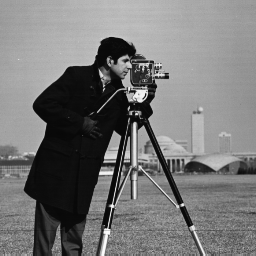
%> input picture HW5/Fig0222(b)(cameraman).tif, 256 x 256 px
$ octave --eval "main;"   (GNU Octave 9; MATLAB toolbox functions it lacks are replaced by stand-ins)
%> lines starting %> are read from the running program, lines starting %| are printed output that depends on the picture
function main
    image = imread("Fig0222(b)(cameraman).tif");
%> image is the input picture: size 256x256 uint8; min 7, max 253, mean 118.7

    noise = create_noise(size(image, 2), size(image, 1), 70 * pi);
%> after the loop in create_noise, `for i=1:size(output,1)`:
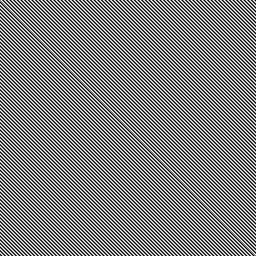
%> output: size 256x256 double; min -0.5, max 0.5, mean -3.15e-16; drawn with min black and max white
    noisy_image = noise * 40 + double(image);
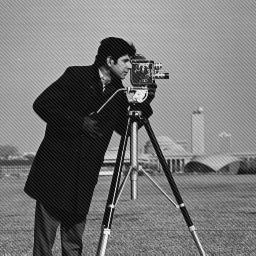
%> noisy_image: size 256x256 double; min -12, max 270, mean 118.7; drawn with min black and max white

    % fourie transform
    m = size(image, 1) * 2;
%> m = 512
    p = size(image, 2) * 2;
%> p = 512
    image_p = zeros(m,p,'double');
    image_p(1:size(image, 1), 1:size(image, 2)) = image;
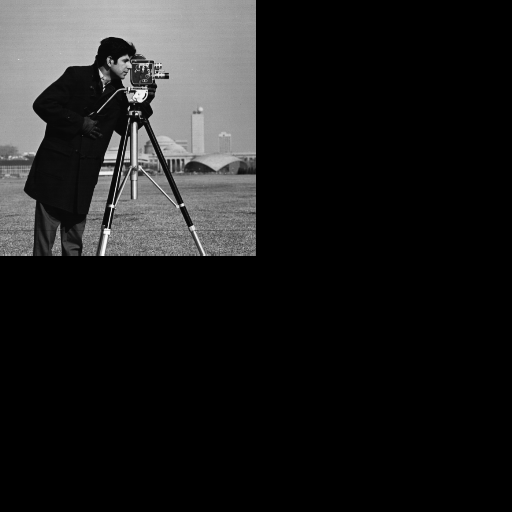
%> image_p: size 512x512 double; min 0, max 253, mean 29.7
    noisy_image_p = zeros(m, p, 'double');
    noisy_image_p(1:size(image, 1), 1:size(image, 2)) = noisy_image;
    image_fft = fftshift(fft2(image_p));
    noisy_image_fft = fftshift(fft2(noisy_image_p));

    % plot images
    figure
    subplot(221);
    imshow(image);
    title("Main image");
    subplot(222);
    imshow(noisy_image, []);
    title("Noisy image");
    subplot(223);
    imshow(log(1 + abs(image_fft)), []);
    title("Main image spectrum");
    subplot(224);
    imshow(log(1 + abs(noisy_image_fft)), []);
    title("Noisy image spectrum");

    % create notch filter
    notch = single_notch_filter(p, m, 142, -138, 30);
%> after the loop in single_notch_filter, `for i=1:height`:
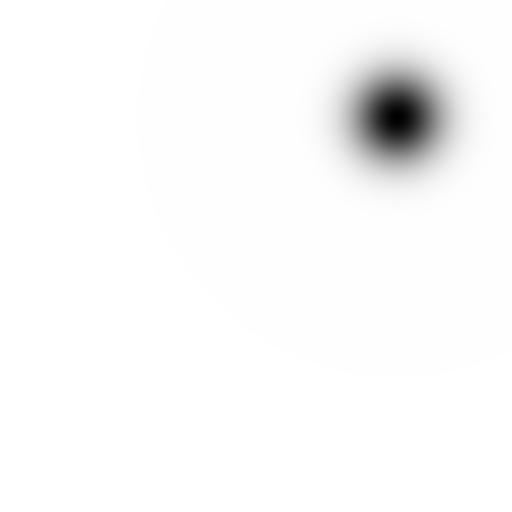
%> H_k: size 512x512 double; min 0, max 1, mean 0.978
%> after the loop in single_notch_filter, `for i=1:height`:
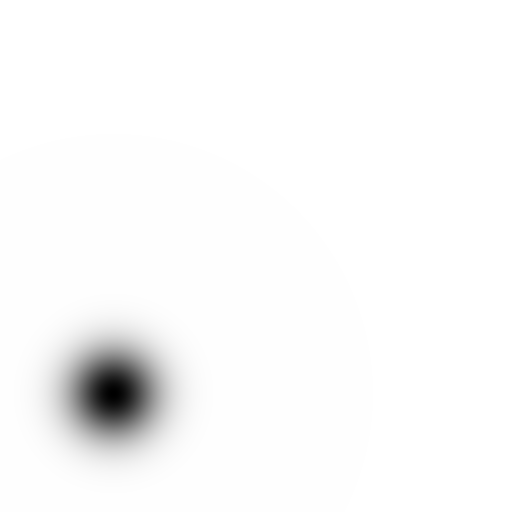
%> H_k_p: size 512x512 double; min 0, max 1, mean 0.978; mean of the top-left, top-right, bottom-left and bottom-right quarters 1, 1, 0.914, 1
    image_filtered = notch .* noisy_image_fft;
    noise_removed_img = real(ifft2(fftshift(image_filtered)));
    noise_removed_img = noise_removed_img(1:size(image, 1), 1:size(image, 2));
%> noise_removed_img: size 256x256 double

    % plot
    figure;
    subplot(221);
    imshow(notch, []);
    title("Notch filter");
    subplot(222);
    imshow(log(1 + abs(image_filtered)), []);
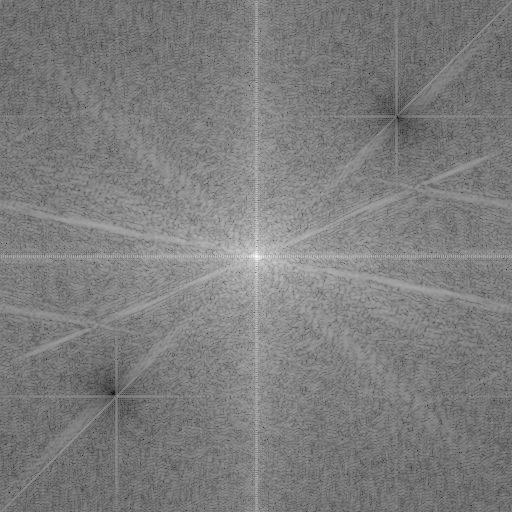
%> displayed picture: size 512x512, on the screen's scale of 0 to 255; min 0, max 255, mean 125.5
%> `main;`:
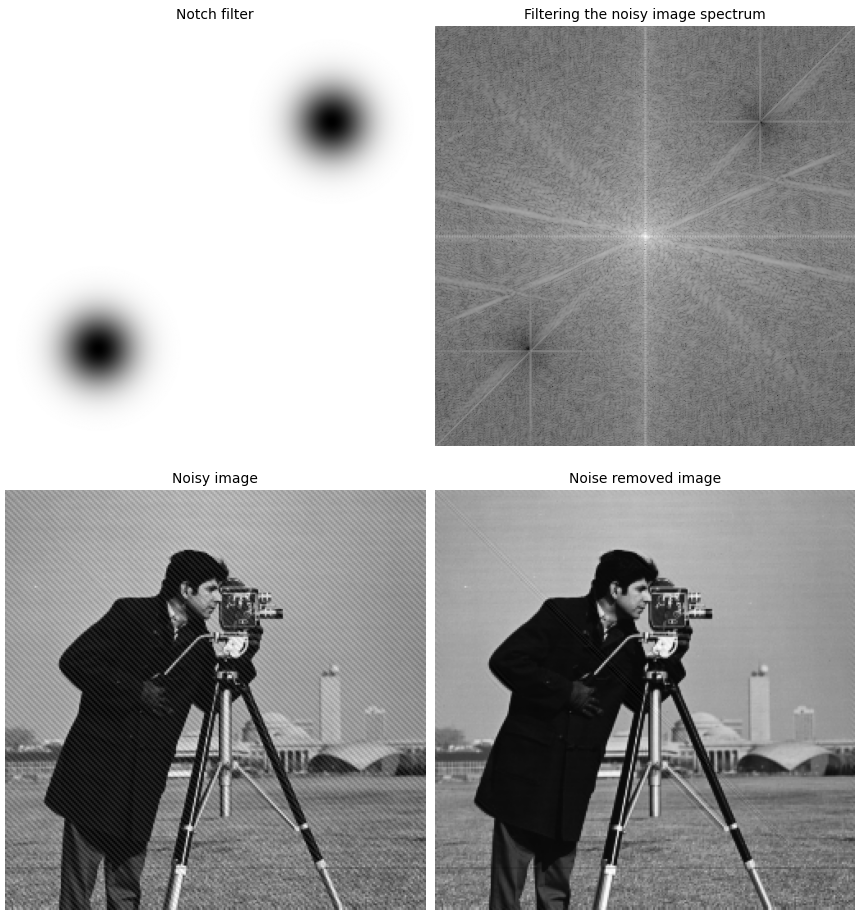
%> figure redrawn from the program's plot data, 4 panels
    title("Filtering the noisy image spectrum");
    subplot(224);
    imshow(noise_removed_img, []);
    title("Noise removed image");
    subplot(223);
    imshow(noisy_image, []);
    title("Noisy image");
end

function output = create_noise(width, height, lambda)
    % Description : Create a periodic 2D Sine noise with the range from
    % zero to Sin(lambda)
    % Inputs :
    %           Width : width of final noise
    %           height : height of final nosie
    %           Lambda : maximum value of theta of sine
    % Outputs :
    %           output : periodic noise

    output = zeros(height, width, 'double');
    % Sine noise
    a = (0:(1/width):1) .* lambda;
    for i=1:size(output,1)
        tmp = sin(a) .* cos(a);
        output(i,:) = tmp(1:width);
        a = circshift(a,1);
    end
end

function output = single_notch_filter(width, height, v0, u0, d0)
    % Description : Create a guassian notch bad reject filter
    %   Inputs:
    %           width : width of final filter
    %           Height : height of final filter
    %           v0 : position of reject's center from center of filter (x axis)
    %           u0 : position of reject's center from center of filter (y axis)
    %           d0 : guassian variance
    %   Outputs:
    %           output : final notch filter

    H_k = ones(height, width, 'double');
    H_k_p = ones(height, width, 'double');
    for i=1:height
        for j=1:width
            d = (i - ceil(height / 2) - u0) .^ 2 + (j - ceil(width/2) - v0) ^ 2;
            d_p = (i - ceil(height / 2) + u0) .^ 2 + (j - ceil(width/2) + v0) ^ 2;
            H_k(i,j) = 1 - exp(-(d/(2*(d0 ^ 2))));
            H_k_p(i,j) = 1 - exp(-(d_p/(2*(d0 ^ 2))));
        end
    end
    output = H_k .* H_k_p;
end
